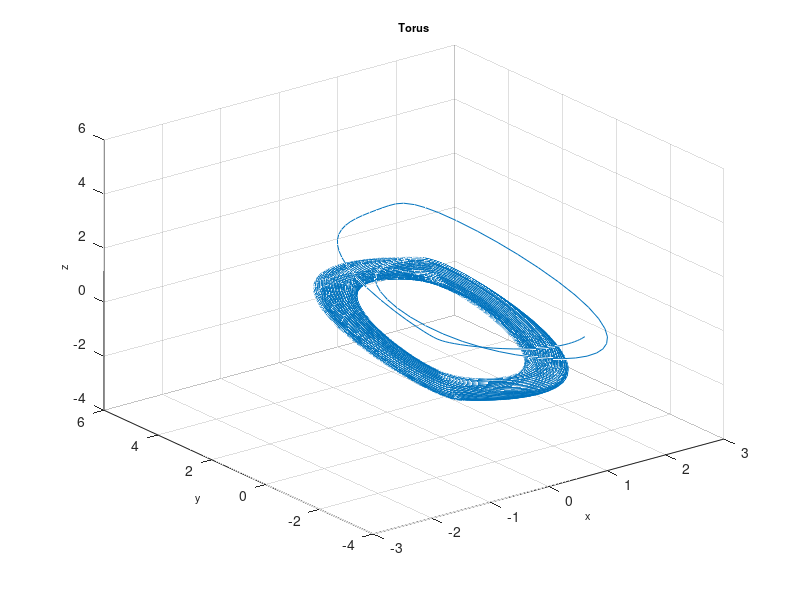
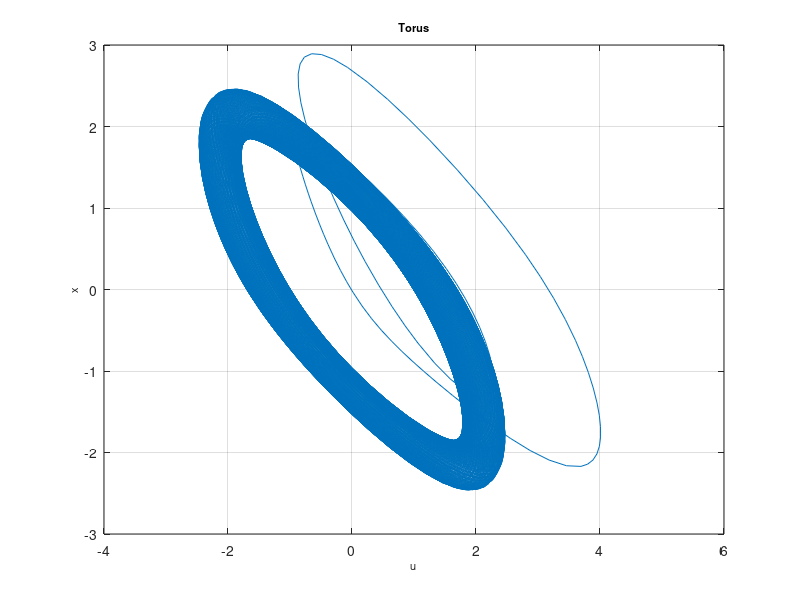

Recreate these plots in MATLAB, in order.
function Torus
%==========================================================================
% Matlab program to plot a phase portrait of the 3D chaotic system
%==========================================================================
clear
clc
clf
%==================== Parameters ==========================================
a=2; b=0.8;
%===================== Initial conditions =================================
initial=[2, -1, 1, -1];
% =============== Solves ODEs =============================================
deq1=@(t,x) [x(2)-x(1); -x(1)*x(3)+x(4); x(1)*x(2)-a; -b*x(2)];
[~,sol] = ode45(deq1,[0,1000],initial);
%============= Runs simulation ============================================
    plot3(sol(:,1),sol(:,2),sol(:,4)),grid
    title('Torus','fontsize',8)
    xlabel('x','fontsize',8)
    ylabel('y','fontsize',8)
    zlabel('z','fontsize',8)
%     figure
%     plot(sol(:,1),sol(:,2)),grid
%     xlabel('x','fontsize',8)
%     ylabel('y','fontsize',8)
%     figure
%     plot(sol(:,2),sol(:,3)),grid
%     xlabel('y','fontsize',8)
%     ylabel('z','fontsize',8)
%     figure
%     plot(sol(:,1),sol(:,3)),grid
%     xlabel('x','fontsize',8)
%     ylabel('z','fontsize',8)
    figure
    plot(sol(:,4),sol(:,1)),grid
    title('Torus','fontsize',8)
    xlabel('u','fontsize',8)
    ylabel('x','fontsize',8)
%================= End of program =========================================